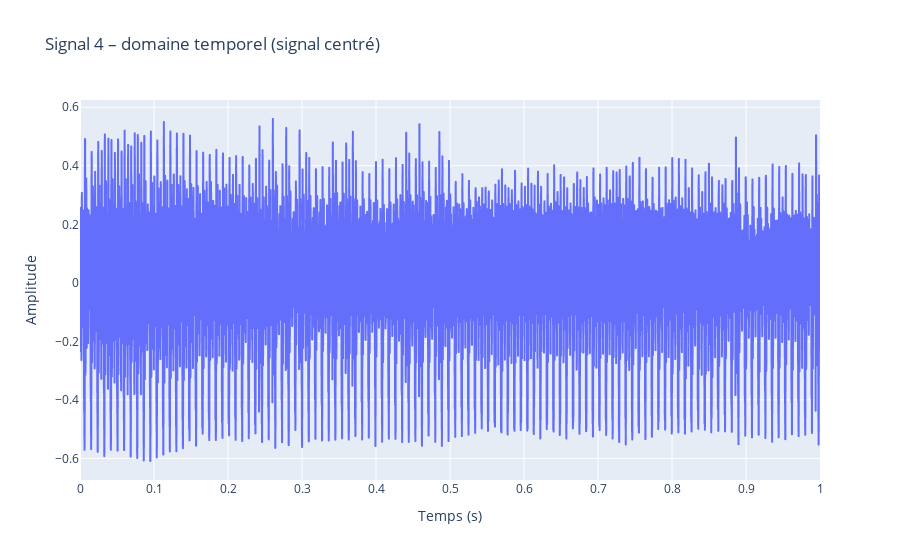
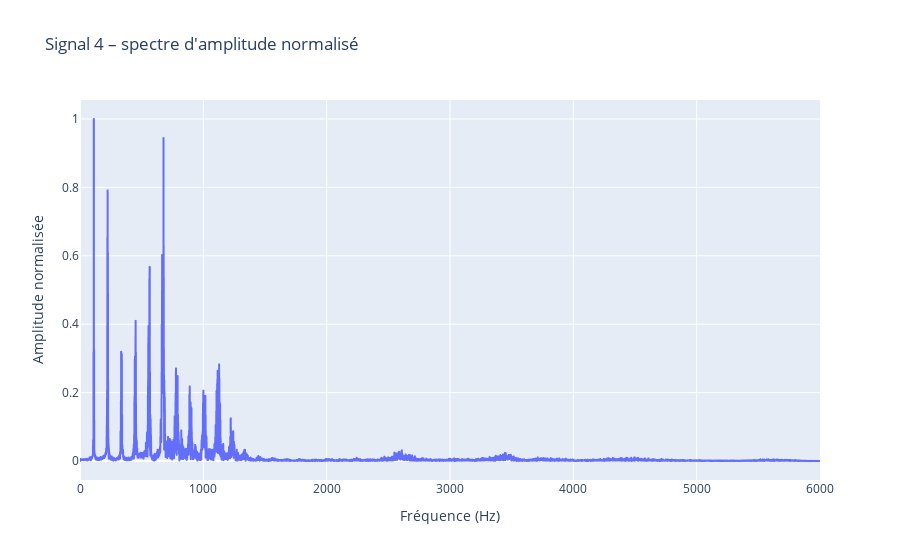
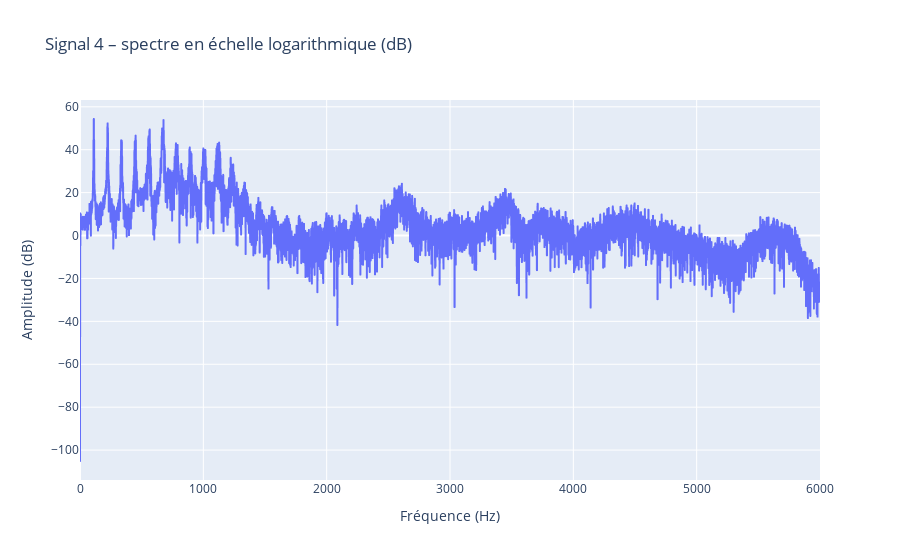

Notebook cell for these charts, in order:
### Code cell
import numpy as np
import msicpe.san as san
from plotly import express as px
import scipy.signal as signal
import matplotlib.pyplot as plt

DOSSIER_DONNEES = "apprentissage"

# ============================================
#  SIGNAL À CLASSIFIER : SIGNAL_4
#  Domaine temporel + domaine fréquentiel
# ============================================

# Chemin du fichier signal_4
chemin_signal4 = f"{DOSSIER_DONNEES}/signal_4.npz"

# Chargement des données
donnees4 = np.load(chemin_signal4)
t4 = donnees4["t"]
s4 = donnees4["s"]

# Fréquence d'échantillonnage
fe4 = 1.0 / (t4[1] - t4[0])

# Centrage du signal
s4_centre = s4 - np.mean(s4)

# ----- Domaine temporel -----
fig_t = px.line(
    x=t4,
    y=s4_centre,
    labels={"x": "Temps (s)", "y": "Amplitude"},
    title="Signal 4 – domaine temporel (signal centré)"
)
fig_t.show()

# ----- Domaine fréquentiel -----
N4 = len(s4_centre)
frequences4 = np.fft.rfftfreq(N4, d=1.0 / fe4)
spectre_complexe4 = np.fft.rfft(s4_centre)
amplitude4 = np.abs(spectre_complexe4)

# Normalisation
amplitude4_norm = amplitude4 / np.max(amplitude4)

fig_f = px.line(
    x=frequences4,
    y=amplitude4_norm,
    labels={"x": "Fréquence (Hz)", "y": "Amplitude normalisée"},
    title="Signal 4 – spectre d'amplitude normalisé"
)
fig_f.show()
eps = 1e-12  # éviter log(0)
spectre_log = 20 * np.log10(amplitude4 + eps)

fig_log = px.line(
    x=frequences4,
    y=spectre_log,
    labels={"x": "Fréquence (Hz)", "y": "Amplitude (dB)"},
    title="Signal 4 – spectre en échelle logarithmique (dB)"
)
fig_log.show()

### Figure 1 — Plotly figure (JSON) as saved in the notebook; plotly's stock layout.template omitted (floating-point values rounded to 4 significant figures; data arrays with more than 128 entries replaced by an {"elided": "..."} marker saying what was removed)
{"data": [{"hovertemplate": "Temps (s)=%{x}<br>Amplitude=%{y}<extra></extra>", "legendgroup": "", "line": {"color": "#636efa", "dash": "solid"}, "marker": {"symbol": "circle"}, "mode": "lines", "name": "", "showlegend": false, "type": "scattergl", "x": {"elided": "12000 float values"}, "xaxis": "x", "y": {"elided": "12000 float values"}, "yaxis": "y"}], "layout": {"legend": {"tracegroupgap": 0}, "title": {"text": "Signal 4 – domaine temporel (signal centré)"}, "xaxis": {"anchor": "y", "domain": [0, 1], "title": {"text": "Temps (s)"}}, "yaxis": {"anchor": "x", "domain": [0, 1], "title": {"text": "Amplitude"}}}}

### Figure 2 — Plotly figure (JSON) as saved in the notebook; plotly's stock layout.template omitted (floating-point values rounded to 4 significant figures; data arrays with more than 128 entries replaced by an {"elided": "..."} marker saying what was removed)
{"data": [{"hovertemplate": "Fréquence (Hz)=%{x}<br>Amplitude normalisée=%{y}<extra></extra>", "legendgroup": "", "line": {"color": "#636efa", "dash": "solid"}, "marker": {"symbol": "circle"}, "mode": "lines", "name": "", "showlegend": false, "type": "scattergl", "x": {"elided": "6001 float values"}, "xaxis": "x", "y": {"elided": "6001 float values"}, "yaxis": "y"}], "layout": {"legend": {"tracegroupgap": 0}, "title": {"text": "Signal 4 – spectre d'amplitude normalisé"}, "xaxis": {"anchor": "y", "domain": [0, 1], "title": {"text": "Fréquence (Hz)"}}, "yaxis": {"anchor": "x", "domain": [0, 1], "title": {"text": "Amplitude normalisée"}}}}

### Figure 3 — Plotly figure (JSON) as saved in the notebook; plotly's stock layout.template omitted (floating-point values rounded to 4 significant figures; data arrays with more than 128 entries replaced by an {"elided": "..."} marker saying what was removed)
{"data": [{"hovertemplate": "Fréquence (Hz)=%{x}<br>Amplitude (dB)=%{y}<extra></extra>", "legendgroup": "", "line": {"color": "#636efa", "dash": "solid"}, "marker": {"symbol": "circle"}, "mode": "lines", "name": "", "showlegend": false, "type": "scattergl", "x": {"elided": "6001 float values"}, "xaxis": "x", "y": {"elided": "6001 float values"}, "yaxis": "y"}], "layout": {"legend": {"tracegroupgap": 0}, "title": {"text": "Signal 4 – spectre en échelle logarithmique (dB)"}, "xaxis": {"anchor": "y", "domain": [0, 1], "title": {"text": "Fréquence (Hz)"}}, "yaxis": {"anchor": "x", "domain": [0, 1], "title": {"text": "Amplitude (dB)"}}}}
